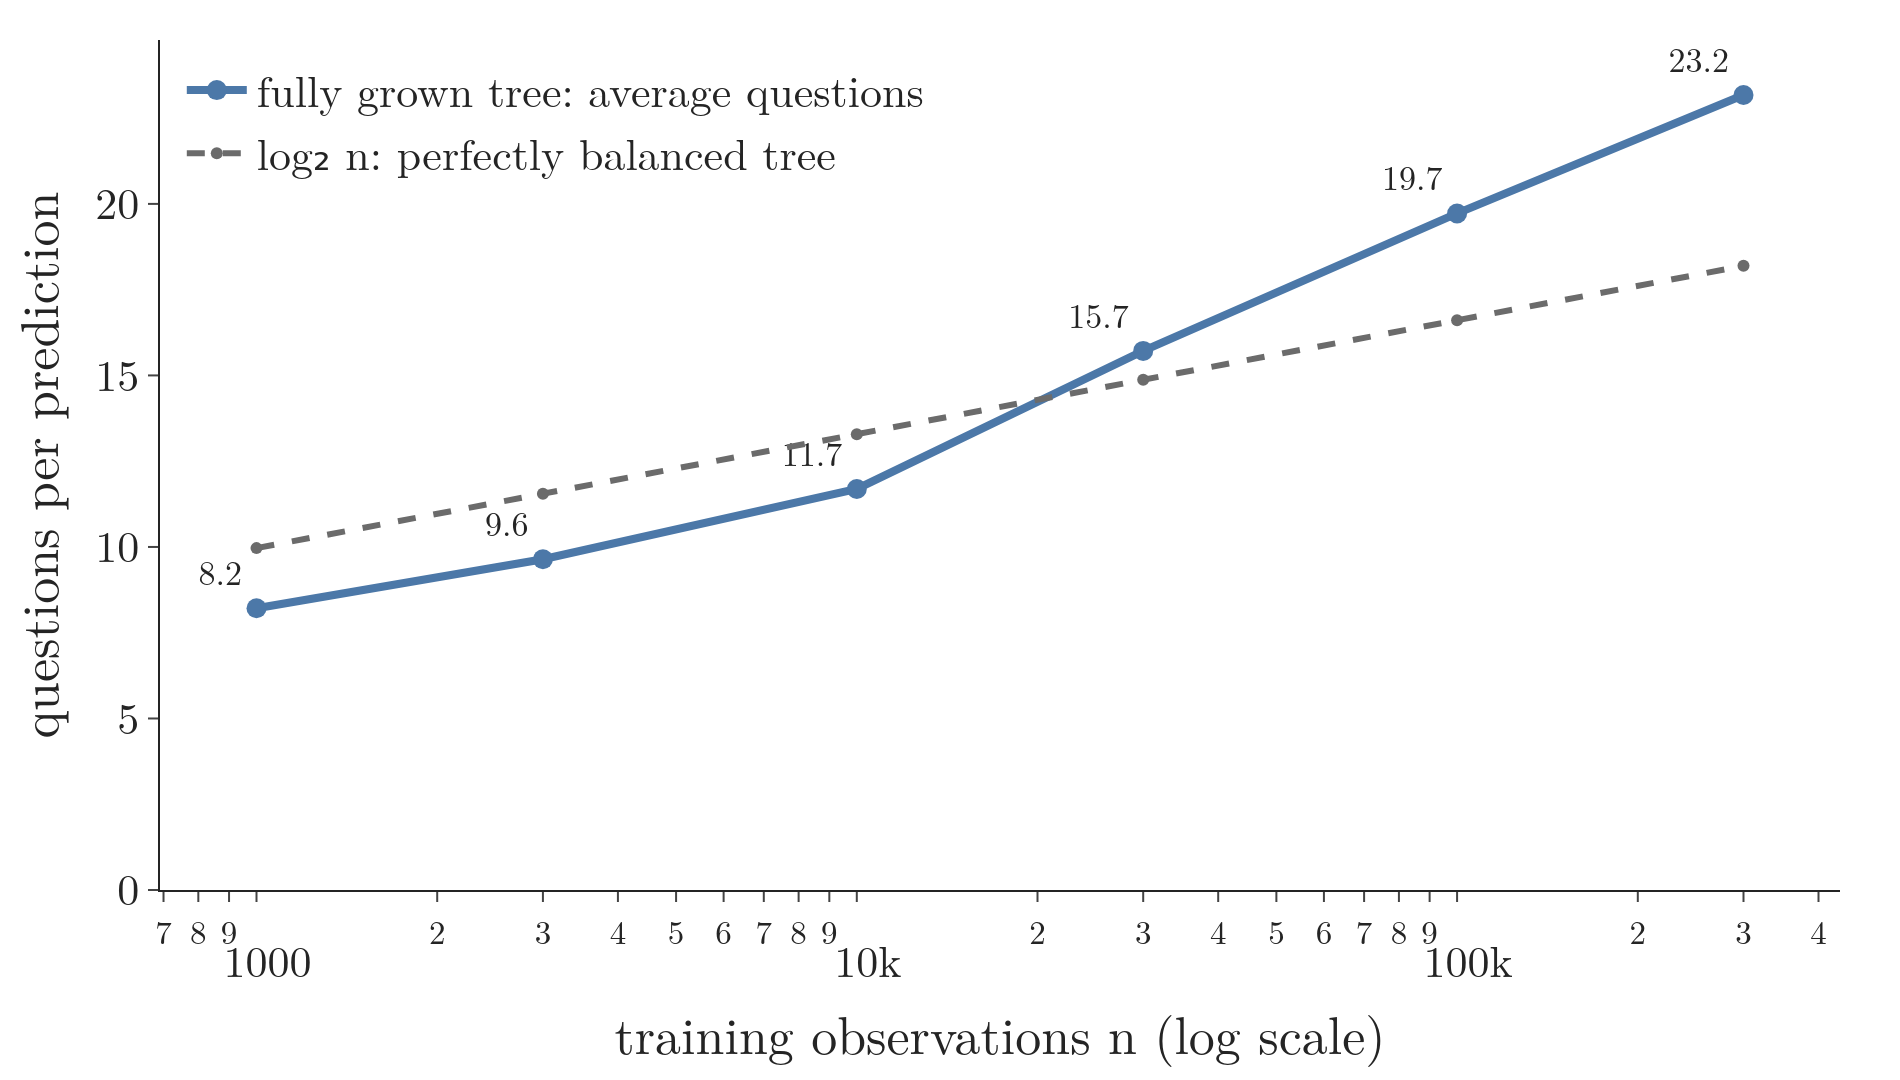

Reproduce this figure in Python.
"""How many questions a prediction needs (Plotly): fully grown scikit-learn trees (DecisionTreeClassifier,
random_state 0) on make_classification data (10 features, flip_y 0.01, random_state 0) with n from 1,000 to 300,000
training observations. The average number of questions on the path of 2,000 test observations grows in a straight line
against log2 n (about 1.8 more questions each time n doubles), from 8.2 to 23.2 while n grows 300-fold."""
from pathlib import Path
import numpy as np
import plotly.graph_objects as go
from sklearn.datasets import make_classification
from sklearn.tree import DecisionTreeClassifier
from gifkit import BLUE, FONT, GREY

here = Path(__file__).parent
ns = [1_000, 3_000, 10_000, 30_000, 100_000, 300_000]
X, y = make_classification(n_samples=max(ns) + 2000, n_features=10, flip_y=0.01, random_state=0)
Xte = X[-2000:]
avg, leaves = [], []
for n in ns:
    t = DecisionTreeClassifier(random_state=0).fit(X[:n], y[:n])
    avg.append(float(t.decision_path(Xte).sum(1).mean() - 1))         # nodes on the path minus the leaf
    leaves.append(t.get_n_leaves())                                     # pure leaves hold several observations
lg = np.log2(ns)
slope = np.polyfit(lg, avg, 1)[0]
assert np.all(np.diff(avg) > 0) and round(avg[0], 1) == 8.2 and round(avg[-1], 1) == 23.2 and 1.5 < slope < 2.2
assert leaves[0] == 103                                                  # 103 leaves for 1,000 observations: log2 103 = 6.7
fig = go.Figure([go.Scatter(x=ns, y=avg, mode="lines+markers+text", text=[f"{a:.1f}" for a in avg], textposition="top left",
                            textfont=dict(size=17), line=dict(color=BLUE, width=4), marker=dict(size=10), name="fully grown tree: average questions"),
                 go.Scatter(x=ns, y=lg, mode="lines+markers", line=dict(color=GREY, width=3, dash="dash"), name="log₂ n: perfectly balanced tree")])
fig.update_layout(template="simple_white", width=950, height=540, font=FONT,
                  xaxis=dict(title="training observations n (log scale)", type="log"), yaxis=dict(title="questions per prediction", rangemode="tozero"),
                  legend=dict(x=0.01, y=0.99), margin=dict(l=80, r=30, t=20, b=70))
fig.write_image(here / "path_length.png", scale=2)
